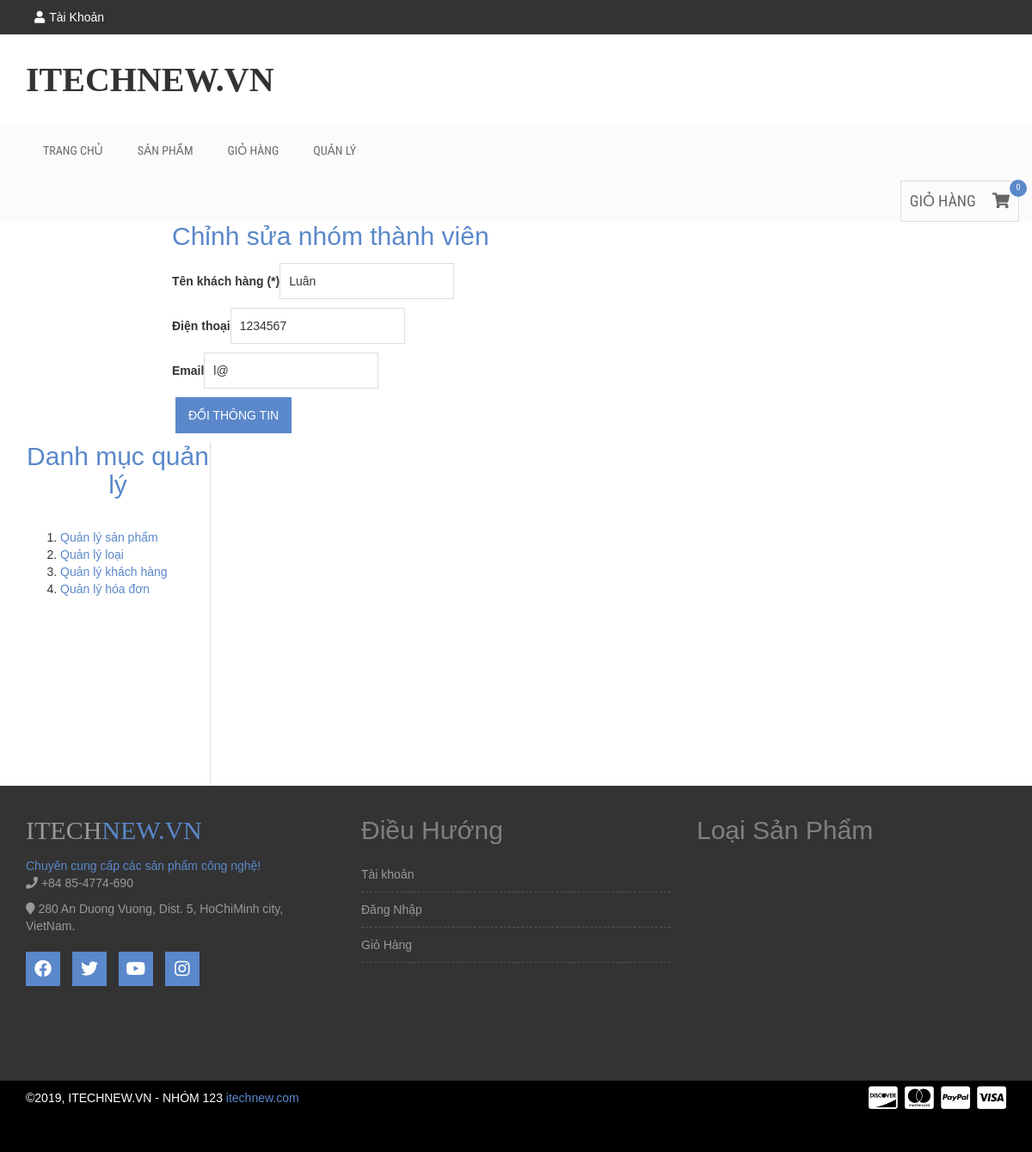
The page /admin.php?mod=khachhang&act=sua&id=1 on the database its author committed.
### tables this page shows
CREATE TABLE `khachhang` (
  `MaKH` int(2) NOT NULL,
  `HoTen` varchar(100) NOT NULL,
  `DienThoai` varchar(20) NOT NULL,
  `Email` varchar(200) NOT NULL
);

### Model/KhachHang.php (called while the page is built, shortened)
<?php
	include_once("DataProvider.php");
	class KhachHang{
		private $da;
		function __construct(){
			$this->da = new DataProvider();
		}
		function getKhachHangById($id){
			$sql = "Select * from KhachHang where MaKH = $id";
			return $this->da->Fetch($sql);
		}
	}
?>

### Model/DataProvider.php (called while the page is built, shortened)
<?php
	class DataProvider{
		private $link;
		function __construct()
		{
			$this->link=mysqli_connect("localhost","root","","nhom123");
		}
		function ExecuteQuery($sql)
		{
			mysqli_query($this->link,"set names utf8");
			return mysqli_query($this->link, $sql);
		}
		function Fetch($sql){
			$rs = $this->ExecuteQuery($sql);
			return mysqli_fetch_assoc($rs);
		}
	}
?>

### View/KhachHang/sua.php (the view)
<div style="width: 1000px; float: right; margin: 0 auto;">
<h2><span><a href="admin.php?mod=khachhang&act=sua&id=<?php echo $id; ?>">Chỉnh sửa nhóm thành viên</a></span></h2>
<form action="admin.php?mod=khachhang&act=sua&id=<?php echo $id; ?>" method="post" class="form">
	<p><label>Tên khách hàng (*)</label><input type="text" name="txtHoTen" id="txtHoTen" value="<?php echo $row['HoTen']; ?>"/></p>
        <p><label>Điện thoại</label><input type="text" name="txtDienThoai" id="txtDienThoai" value="<?php echo $row['DienThoai']; ?>"/></p>
        <p><label>Email</label><input type="text" name="txtEmail" id="txtEmail" value="<?php echo $row['Email']; ?>"/></p>
    <p><label>&nbsp;</label><input type="submit" name="btnChange" id="btnChange" value="Đổi thông tin" /></p>
</form>
</div>

### css/style.css (style rules this page uses)
h1, h2, h3, h4, h5, h6 { margin: 0 0 15px; }
body { font-family:Arial, Helvetica, sans-serif; }
a { color: #5a88ca }
input[type="text"], input[type="password"], input[type="email"], textarea { border: 1px solid #ddd; padding: 10px; }
input[type="submit"], button[type=submit] { background: none repeat scroll 0 0 #5a88ca; border: medium none; color: #fff; padding: 11px 20px; text-transform: uppercase; }
body { width: 100%; }

### css/responsive.css (style rules this page uses)
@media only screen and (min-width: 992px) and (max-width: 1280px) { input[type="submit"], button[type="submit"] { padding: 11px 15px; } }

### rows shown on the page
khachhang: txtHoTen "Luân", txtDienThoai "1234567", txtEmail "l@"
